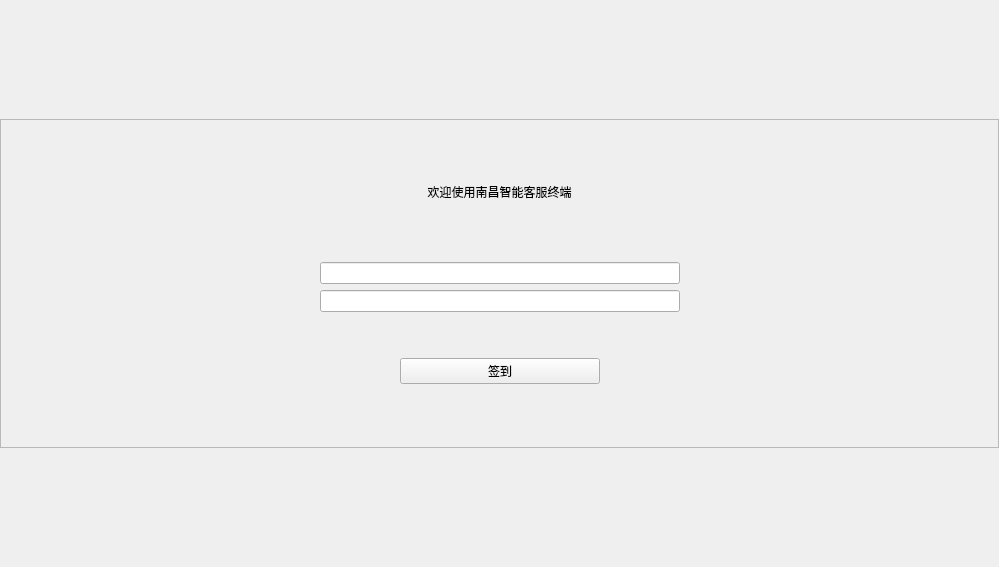
<?xml version="1.0" encoding="UTF-8"?>
<ui version="4.0">
 <class>LoginDlg</class>
 <widget class="QWidget" name="LoginDlg">
  <property name="geometry">
   <rect>
    <x>0</x>
    <y>0</y>
    <width>999</width>
    <height>567</height>
   </rect>
  </property>
  <property name="windowTitle">
   <string>Form</string>
  </property>
  <layout class="QHBoxLayout" name="horizontalLayout">
   <property name="spacing">
    <number>0</number>
   </property>
   <property name="leftMargin">
    <number>0</number>
   </property>
   <property name="topMargin">
    <number>0</number>
   </property>
   <property name="rightMargin">
    <number>0</number>
   </property>
   <property name="bottomMargin">
    <number>0</number>
   </property>
   <item>
    <widget class="QWidget" name="loginBg" native="true">
     <layout class="QVBoxLayout" name="verticalLayout_3" stretch="1,3,1">
      <property name="leftMargin">
       <number>0</number>
      </property>
      <property name="rightMargin">
       <number>0</number>
      </property>
      <item>
       <spacer name="verticalSpacer">
        <property name="orientation">
         <enum>Qt::Vertical</enum>
        </property>
        <property name="sizeHint" stdset="0">
         <size>
          <width>20</width>
          <height>85</height>
         </size>
        </property>
       </spacer>
      </item>
      <item>
       <widget class="QFrame" name="loginFrame">
        <property name="sizePolicy">
         <sizepolicy hsizetype="Expanding" vsizetype="Expanding">
          <horstretch>0</horstretch>
          <verstretch>0</verstretch>
         </sizepolicy>
        </property>
        <property name="frameShape">
         <enum>QFrame::StyledPanel</enum>
        </property>
        <property name="frameShadow">
         <enum>QFrame::Raised</enum>
        </property>
        <layout class="QVBoxLayout" name="verticalLayout_2">
         <item>
          <spacer name="verticalSpacer_3">
           <property name="orientation">
            <enum>Qt::Vertical</enum>
           </property>
           <property name="sizeHint" stdset="0">
            <size>
             <width>20</width>
             <height>40</height>
            </size>
           </property>
          </spacer>
         </item>
         <item>
          <widget class="QLabel" name="loginLabel">
           <property name="text">
            <string>欢迎使用南昌智能客服终端</string>
           </property>
           <property name="alignment">
            <set>Qt::AlignCenter</set>
           </property>
          </widget>
         </item>
         <item>
          <spacer name="verticalSpacer_4">
           <property name="orientation">
            <enum>Qt::Vertical</enum>
           </property>
           <property name="sizeHint" stdset="0">
            <size>
             <width>20</width>
             <height>40</height>
            </size>
           </property>
          </spacer>
         </item>
         <item>
          <layout class="QHBoxLayout" name="horizontalLayout_3" stretch="1,0,1">
           <item>
            <spacer name="horizontalSpacer_5">
             <property name="orientation">
              <enum>Qt::Horizontal</enum>
             </property>
             <property name="sizeHint" stdset="0">
              <size>
               <width>221</width>
               <height>20</height>
              </size>
             </property>
            </spacer>
           </item>
           <item>
            <layout class="QVBoxLayout" name="verticalLayout">
             <item>
              <widget class="QLineEdit" name="userLineEdit">
               <property name="minimumSize">
                <size>
                 <width>360</width>
                 <height>0</height>
                </size>
               </property>
               <property name="maximumSize">
                <size>
                 <width>360</width>
                 <height>16777215</height>
                </size>
               </property>
              </widget>
             </item>
             <item>
              <widget class="QLineEdit" name="pwdLineEdit">
               <property name="sizePolicy">
                <sizepolicy hsizetype="Expanding" vsizetype="Fixed">
                 <horstretch>0</horstretch>
                 <verstretch>0</verstretch>
                </sizepolicy>
               </property>
               <property name="minimumSize">
                <size>
                 <width>360</width>
                 <height>0</height>
                </size>
               </property>
               <property name="maximumSize">
                <size>
                 <width>360</width>
                 <height>16777215</height>
                </size>
               </property>
               <property name="echoMode">
                <enum>QLineEdit::Password</enum>
               </property>
              </widget>
             </item>
             <item>
              <spacer name="verticalSpacer_5">
               <property name="orientation">
                <enum>Qt::Vertical</enum>
               </property>
               <property name="sizeHint" stdset="0">
                <size>
                 <width>20</width>
                 <height>40</height>
                </size>
               </property>
              </spacer>
             </item>
             <item>
              <layout class="QHBoxLayout" name="horizontalLayout_2" stretch="0,1,0">
               <item>
                <spacer name="horizontalSpacer_3">
                 <property name="orientation">
                  <enum>Qt::Horizontal</enum>
                 </property>
                 <property name="sizeHint" stdset="0">
                  <size>
                   <width>40</width>
                   <height>20</height>
                  </size>
                 </property>
                </spacer>
               </item>
               <item>
                <widget class="QPushButton" name="loginBtn">
                 <property name="minimumSize">
                  <size>
                   <width>200</width>
                   <height>0</height>
                  </size>
                 </property>
                 <property name="maximumSize">
                  <size>
                   <width>200</width>
                   <height>16777215</height>
                  </size>
                 </property>
                 <property name="text">
                  <string>签到</string>
                 </property>
                </widget>
               </item>
               <item>
                <spacer name="horizontalSpacer_4">
                 <property name="orientation">
                  <enum>Qt::Horizontal</enum>
                 </property>
                 <property name="sizeHint" stdset="0">
                  <size>
                   <width>40</width>
                   <height>20</height>
                  </size>
                 </property>
                </spacer>
               </item>
              </layout>
             </item>
            </layout>
           </item>
           <item>
            <spacer name="horizontalSpacer_6">
             <property name="orientation">
              <enum>Qt::Horizontal</enum>
             </property>
             <property name="sizeHint" stdset="0">
              <size>
               <width>221</width>
               <height>20</height>
              </size>
             </property>
            </spacer>
           </item>
          </layout>
         </item>
         <item>
          <spacer name="verticalSpacer_6">
           <property name="orientation">
            <enum>Qt::Vertical</enum>
           </property>
           <property name="sizeHint" stdset="0">
            <size>
             <width>20</width>
             <height>40</height>
            </size>
           </property>
          </spacer>
         </item>
        </layout>
       </widget>
      </item>
      <item>
       <spacer name="verticalSpacer_2">
        <property name="orientation">
         <enum>Qt::Vertical</enum>
        </property>
        <property name="sizeHint" stdset="0">
         <size>
          <width>20</width>
          <height>85</height>
         </size>
        </property>
       </spacer>
      </item>
     </layout>
    </widget>
   </item>
  </layout>
 </widget>
 <resources/>
 <connections/>
</ui>
